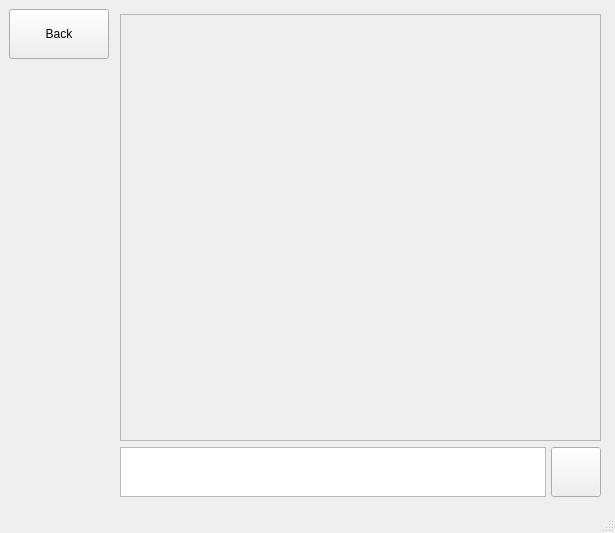
<?xml version="1.0" encoding="UTF-8"?>
<ui version="4.0">
 <class>MainWindow</class>
 <widget class="QMainWindow" name="MainWindow">
  <property name="geometry">
   <rect>
    <x>0</x>
    <y>0</y>
    <width>615</width>
    <height>533</height>
   </rect>
  </property>
  <property name="sizePolicy">
   <sizepolicy hsizetype="Expanding" vsizetype="Expanding">
    <horstretch>0</horstretch>
    <verstretch>0</verstretch>
   </sizepolicy>
  </property>
  <property name="windowTitle">
   <string>MainWindow</string>
  </property>
  <widget class="QWidget" name="centralwidget">
   <layout class="QHBoxLayout" name="horizontalLayout">
    <item>
     <layout class="QVBoxLayout" name="verticalLayout_3">
      <item>
       <widget class="QPushButton" name="pushButton">
        <property name="minimumSize">
         <size>
          <width>100</width>
          <height>50</height>
         </size>
        </property>
        <property name="text">
         <string>Back</string>
        </property>
       </widget>
      </item>
      <item>
       <widget class="QLabel" name="label">
        <property name="text">
         <string/>
        </property>
       </widget>
      </item>
      <item>
       <widget class="QLabel" name="label_2">
        <property name="text">
         <string/>
        </property>
       </widget>
      </item>
     </layout>
    </item>
    <item>
     <layout class="QVBoxLayout" name="verticalLayout_2" stretch="500,1">
      <property name="leftMargin">
       <number>5</number>
      </property>
      <property name="topMargin">
       <number>5</number>
      </property>
      <property name="rightMargin">
       <number>5</number>
      </property>
      <property name="bottomMargin">
       <number>5</number>
      </property>
      <item>
       <widget class="QScrollArea" name="scrollArea">
        <property name="sizePolicy">
         <sizepolicy hsizetype="Expanding" vsizetype="Expanding">
          <horstretch>0</horstretch>
          <verstretch>0</verstretch>
         </sizepolicy>
        </property>
        <property name="maximumSize">
         <size>
          <width>16777215</width>
          <height>16777215</height>
         </size>
        </property>
        <property name="autoFillBackground">
         <bool>false</bool>
        </property>
        <property name="widgetResizable">
         <bool>true</bool>
        </property>
        <widget class="QWidget" name="scrollAreaWidgetContents">
         <property name="geometry">
          <rect>
           <x>0</x>
           <y>0</y>
           <width>472</width>
           <height>416</height>
          </rect>
         </property>
         <property name="sizePolicy">
          <sizepolicy hsizetype="Expanding" vsizetype="Expanding">
           <horstretch>0</horstretch>
           <verstretch>0</verstretch>
          </sizepolicy>
         </property>
        </widget>
       </widget>
      </item>
      <item>
       <layout class="QHBoxLayout" name="horizontalLayout_2" stretch="10,1">
        <property name="spacing">
         <number>5</number>
        </property>
        <property name="sizeConstraint">
         <enum>QLayout::SetMaximumSize</enum>
        </property>
        <item>
         <widget class="QTextEdit" name="textEdit">
          <property name="sizePolicy">
           <sizepolicy hsizetype="Expanding" vsizetype="Expanding">
            <horstretch>0</horstretch>
            <verstretch>0</verstretch>
           </sizepolicy>
          </property>
          <property name="maximumSize">
           <size>
            <width>1000000</width>
            <height>50</height>
           </size>
          </property>
         </widget>
        </item>
        <item>
         <widget class="QPushButton" name="sendButton">
          <property name="enabled">
           <bool>true</bool>
          </property>
          <property name="sizePolicy">
           <sizepolicy hsizetype="Expanding" vsizetype="Expanding">
            <horstretch>0</horstretch>
            <verstretch>0</verstretch>
           </sizepolicy>
          </property>
          <property name="maximumSize">
           <size>
            <width>50</width>
            <height>50</height>
           </size>
          </property>
          <property name="font">
           <font>
            <pointsize>20</pointsize>
           </font>
          </property>
          <property name="text">
           <string/>
          </property>
          <property name="checkable">
           <bool>false</bool>
          </property>
         </widget>
        </item>
       </layout>
      </item>
     </layout>
    </item>
   </layout>
  </widget>
  <widget class="QStatusBar" name="statusbar"/>
 </widget>
 <resources/>
 <connections/>
</ui>
